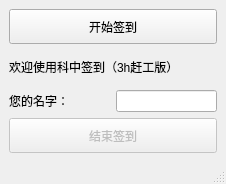
<?xml version="1.0" encoding="UTF-8"?>
<ui version="4.0">
 <class>MainWindow</class>
 <widget class="QMainWindow" name="MainWindow">
  <property name="geometry">
   <rect>
    <x>0</x>
    <y>0</y>
    <width>226</width>
    <height>184</height>
   </rect>
  </property>
  <property name="windowTitle">
   <string>科中签到</string>
  </property>
  <widget class="QWidget" name="centralwidget">
   <layout class="QVBoxLayout" name="verticalLayout">
    <item>
     <widget class="QPushButton" name="startbutton">
      <property name="sizePolicy">
       <sizepolicy hsizetype="Preferred" vsizetype="Preferred">
        <horstretch>2</horstretch>
        <verstretch>0</verstretch>
       </sizepolicy>
      </property>
      <property name="text">
       <string>开始签到</string>
      </property>
     </widget>
    </item>
    <item>
     <widget class="QLabel" name="statuslabel">
      <property name="sizePolicy">
       <sizepolicy hsizetype="Preferred" vsizetype="Preferred">
        <horstretch>1</horstretch>
        <verstretch>0</verstretch>
       </sizepolicy>
      </property>
      <property name="text">
       <string>欢迎使用科中签到（3h赶工版）</string>
      </property>
     </widget>
    </item>
    <item>
     <layout class="QHBoxLayout" name="horizontalLayout">
      <item>
       <widget class="QLabel" name="namelabel">
        <property name="sizePolicy">
         <sizepolicy hsizetype="Preferred" vsizetype="Preferred">
          <horstretch>2</horstretch>
          <verstretch>0</verstretch>
         </sizepolicy>
        </property>
        <property name="text">
         <string>您的名字：</string>
        </property>
       </widget>
      </item>
      <item>
       <widget class="QLineEdit" name="nameinfo">
        <property name="sizePolicy">
         <sizepolicy hsizetype="Expanding" vsizetype="Fixed">
          <horstretch>2</horstretch>
          <verstretch>0</verstretch>
         </sizepolicy>
        </property>
       </widget>
      </item>
     </layout>
    </item>
    <item>
     <widget class="QPushButton" name="endbutton">
      <property name="enabled">
       <bool>false</bool>
      </property>
      <property name="sizePolicy">
       <sizepolicy hsizetype="Minimum" vsizetype="Preferred">
        <horstretch>2</horstretch>
        <verstretch>0</verstretch>
       </sizepolicy>
      </property>
      <property name="text">
       <string>结束签到</string>
      </property>
     </widget>
    </item>
   </layout>
  </widget>
  <widget class="QStatusBar" name="statusbar"/>
 </widget>
 <resources/>
 <connections/>
</ui>
